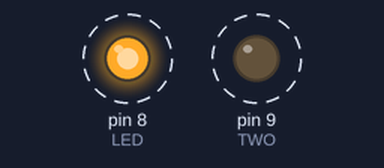
Bench run of a sketch on a simulated Arduino Uno, built with avr-gcc and run on an emulated ATmega328P. Parts: output pins drawn as LEDs (lit = HIGH). Dashed ring = blinking.

Above: at 0.02 s.
Timing chart, 0 to 3.0 s (numbered marks = the images above):
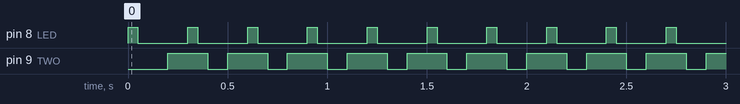

The sketch:

arduino_blink.ino
```cpp
int x = 50;
int y = 100;
int LED =8;
int TWO = 9;
// the setup function runs once when you press reset or power the board
void setup() {
  // initialize digital pin 13 as an output.
  pinMode(LED, OUTPUT);
  pinMode (TWO, OUTPUT);
}

// the loop function runs over and over again forever
void loop() {
  digitalWrite(LED, HIGH);   // turn the LED on (HIGH is the voltage level)
  delay(x);              // wait for a second
  digitalWrite(LED, LOW);    // turn the LED off by making the voltage LOW
  delay(x);

  digitalWrite(TWO, LOW);   // turn the LED on (HIGH is the voltage level)
  delay(y);              // wait for a second
  digitalWrite(TWO, HIGH);    // turn the LED off by making the voltage LOW
  delay(y);              // wait for a second
}
```

Measured:
- by itself, pin 8 (LED): alternates HIGH for 0.05 s and LOW for 0.25 s
- by itself, pin 9 (TWO): alternates HIGH for 0.20 s and LOW for 0.10 s
